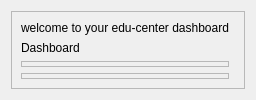
            <widget class="QWidget" name="page_4">
             <layout class="QVBoxLayout" name="verticalLayout_3">
              <item>
               <widget class="QFrame" name="frame_2">
                <property name="frameShape">
                 <enum>QFrame::StyledPanel</enum>
                </property>
                <property name="frameShadow">
                 <enum>QFrame::Raised</enum>
                </property>
                <layout class="QGridLayout" name="gridLayout_3">
                 <item row="0" column="0">
                  <widget class="QLabel" name="label_2">
                   <property name="text">
                    <string>welcome to your edu-center dashboard</string>
                   </property>
                  </widget>
                 </item>
                 <item row="1" column="0">
                  <widget class="QLabel" name="label">
                   <property name="text">
                    <string>Dashboard</string>
                   </property>
                  </widget>
                 </item>
                 <item row="2" column="0">
                  <widget class="QFrame" name="frame_9">
                   <property name="frameShape">
                    <enum>QFrame::StyledPanel</enum>
                   </property>
                   <property name="frameShadow">
                    <enum>QFrame::Raised</enum>
                   </property>
                   <widget class="QLabel" name="label_9">
                    <property name="geometry">
                     <rect>
                      <x>10</x>
                      <y>10</y>
                      <width>59</width>
                      <height>15</height>
                     </rect>
                    </property>
                    <property name="text">
                     <string>analytics</string>
                    </property>
                   </widget>
                   <widget class="QLabel" name="label_10">
                    <property name="geometry">
                     <rect>
                      <x>20</x>
                      <y>40</y>
                      <width>91</width>
                      <height>16</height>
                     </rect>
                    </property>
                    <property name="text">
                     <string>total students</string>
                    </property>
                   </widget>
                  </widget>
                 </item>
                 <item row="2" column="1">
                  <widget class="QFrame" name="frame_5">
                   <property name="frameShape">
                    <enum>QFrame::StyledPanel</enum>
                   </property>
                   <property name="frameShadow">
                    <enum>QFrame::Raised</enum>
                   </property>
                   <widget class="QLabel" name="label_5">
                    <property name="geometry">
                     <rect>
                      <x>10</x>
                      <y>10</y>
                      <width>59</width>
                      <height>15</height>
                     </rect>
                    </property>
                    <property name="text">
                     <string>TextLabel</string>
                    </property>
                   </widget>
                   <widget class="QLabel" name="label_6">
                    <property name="geometry">
                     <rect>
                      <x>20</x>
                      <y>40</y>
                      <width>91</width>
                      <height>16</height>
                     </rect>
                    </property>
                    <property name="text">
                     <string>total clases</string>
                    </property>
                   </widget>
                  </widget>
                 </item>
                 <item row="3" column="0">
                  <widget class="QFrame" name="frame_4">
                   <property name="frameShape">
                    <enum>QFrame::StyledPanel</enum>
                   </property>
                   <property name="frameShadow">
                    <enum>QFrame::Raised</enum>
                   </property>
                   <widget class="QLabel" name="label_3">
                    <property name="geometry">
                     <rect>
                      <x>10</x>
                      <y>10</y>
                      <width>59</width>
                      <height>15</height>
                     </rect>
                    </property>
                    <property name="text">
                     <string>TextLabel</string>
                    </property>
                   </widget>
                   <widget class="QLabel" name="label_4">
                    <property name="geometry">
                     <rect>
                      <x>20</x>
                      <y>40</y>
                      <width>91</width>
                      <height>16</height>
                     </rect>
                    </property>
                    <property name="text">
                     <string>total students</string>
                    </property>
                   </widget>
                  </widget>
                 </item>
                 <item row="3" column="1">
                  <widget class="QFrame" name="frame_10">
                   <property name="frameShape">
                    <enum>QFrame::StyledPanel</enum>
                   </property>
                   <property name="frameShadow">
                    <enum>QFrame::Raised</enum>
                   </property>
                   <widget class="QLabel" name="label_7">
                    <property name="geometry">
                     <rect>
                      <x>10</x>
                      <y>10</y>
                      <width>59</width>
                      <height>15</height>
                     </rect>
                    </property>
                    <property name="text">
                     <string>TextLabel</string>
                    </property>
                   </widget>
                   <widget class="QLabel" name="label_8">
                    <property name="geometry">
                     <rect>
                      <x>20</x>
                      <y>40</y>
                      <width>131</width>
                      <height>16</height>
                     </rect>
                    </property>
                    <property name="text">
                     <string>total professors</string>
                    </property>
                   </widget>
                  </widget>
                 </item>
                </layout>
               </widget>
              </item>
             </layout>
            </widget>
